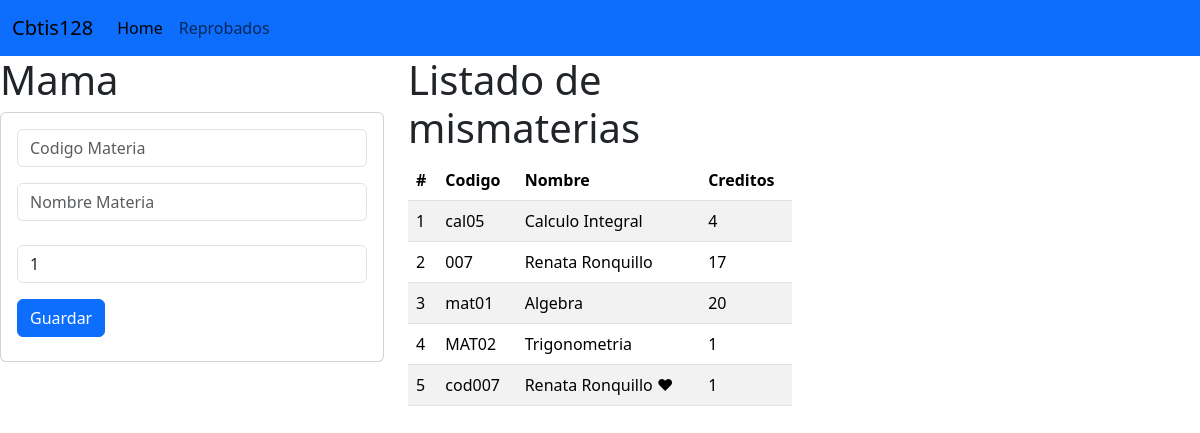
The page / on the database its author committed.
### materia_app/models.py (models this page shows, shortened)
class materia (models.Model):
    codigo=models.CharField(primary_key=True,max_length=6)
    nombre=models.CharField(max_length=100)
    creditos=models.PositiveSmallIntegerField()

### materia_app/views.py (the view)
# urls.py: path("",views.inicio_vista,name="inicio_vista"),
def inicio_vista(request):
    lasmaterias=materia.objects.all()
    return render (request,"gestionarmnateria.html", {"mismaterias":lasmaterias})

### materia_app/templates/gestionarmnateria.html
{% extends "base.html" %}
{% block cuerpo %}
<div class="row">
    <div class="col-sm-12 col-md-4 col-lg-4 col-xl-4">
        <h1> Mama </h1>
        <div class="card">
            <div class="card-body">
                <form action="/registrarMateria/" method="POST">     {% csrf_token %}
            <div class="form-group">
                <input type="text" id="txtcodigo" name="txtcodigo" class="form-control"
                placeholder="Codigo Materia " minLegth="6" maxLenght="6" reqired>
            </div>
            <div class="form-group py-3">
                <input type="text" id="txtnombre" name="txtnombre" class="form-control"
                placeholder="Nombre Materia " minLegth="100" maxLenght="100" reqired>
            </div>
            <div class="form-group py-2">
                <input type="text" id="numcreditos" name="numcreditos" class="form-control"
            value="1"  min="1" max="50" reqired>
            </div>
            <div class="form-group py-2">
            <button type="submit " class="btn btn-primary "> Guardar </button>
            </div>
                </form>
            </div>
        </div>
    </div>
    <div class="col-sm-12 col-md-4 col-lg-4 col-xl-4">
        <h1> Listado de mismaterias </h1>
        <div class="table-responsive">
            <table class="table table-striped ">
                <thead>
                <tr>
                <th scope="col">#</th>
                <th scope="col">Codigo</th>
                <th scope="col">Nombre</th>
                <th scope="col">Creditos</th>
                </tr>
            </thead>
            <tbody>
                {% for m in mismaterias  %}
                <tr>
                    <td>{{forloop.counter}}</td>
                    <td>{{m.codigo}}</td>
                    <td>{{m.nombre}}</td>
                    <td>{{m.creditos}}</td>
                </tr>
                {% endfor %}
            </tbody>
            </table>
        </div>
    </div>
</div>
{% endblock %}

### materia_app/templates/base.html (shortened to what this page needs)
<!doctype html>
<html lang="en">
<head>
<link href="https://cdn.jsdelivr.net/npm/bootstrap@5.3.3/dist/css/bootstrap.min.css" rel="stylesheet">
</head>
<body>
<nav class="navbar navbar-expand-lg bg-primary">
    <div class="container-fluid">
        <a class="navbar-brand" href="#">Cbtis128</a>
        <div class="collapse navbar-collapse" id="navbarNav">
        <ul class="navbar-nav">
            <li class="nav-item">
            <a class="nav-link active" aria-current="page" href="#">Home</a>
            </li>
            <li class="nav-item">
            <a class="nav-link" href="#">Reprobados</a>
            </li>
        </ul>
        </div>
    </div>
    </nav>
{% block cuerpo %}
{% endblock %}
</body>
</html>

### rows shown on the page
materia: codigo "cal05", nombre "Calculo Integral", creditos "4"
materia: codigo "007", nombre "Renata Ronquillo", creditos "17"
materia: codigo "mat01", nombre "Algebra", creditos "20"
materia: codigo "MAT02", nombre "Trigonometria", creditos "1"
materia: codigo "cod007", nombre "Renata Ronquillo ♥", creditos "1"
